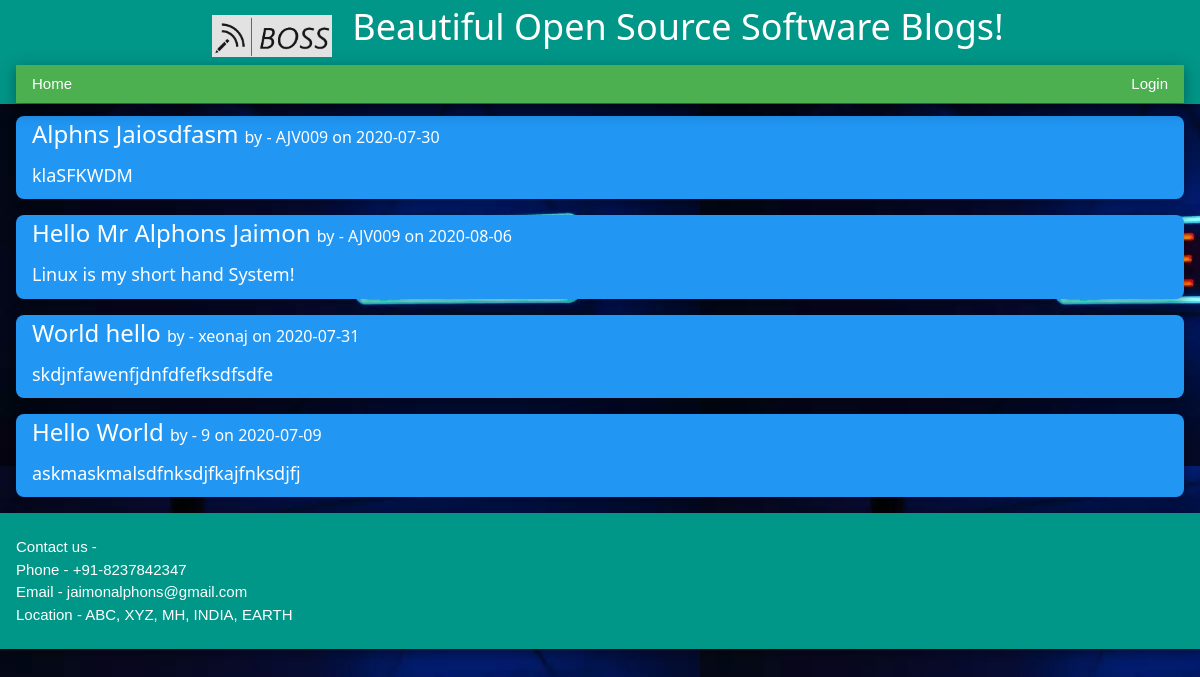
The page / on the database its author committed.
### tables this page shows
CREATE TABLE `posts` (
  `id` int(11) NOT NULL,
  `title` varchar(255) NOT NULL,
  `body` text NOT NULL,
  `created_at` date NOT NULL,
  `username` varchar(255) NOT NULL,
  `likes` int(11) NOT NULL,
  `short` text NOT NULL
);

### index.php (called while the page is built, shortened)
<?php
include_once 'php/pagesetup.php';
include_once 'php/blogpost.php';
pageHead('Home');
blogDisp();
pageFoot();
?>

### php/blogpost.php (the view, shortened to what this page needs)
<?php
function blogDisp(){
    $mysqli = new mysqli("localhost","root","","boss");
    $query = "select * from posts order by id desc";
    $requests = $mysqli -> query($query);
    while ($row=mysqli_fetch_array($requests)) {
        $blog_id=$row['id'];
        $blog_title=$row['title'];
        $blog_author=$row['username'];
        $blog_short=$row['short'];
        $blog_created=$row['created_at'];
        echo '
        <section>
            <a href="article.php?id='.$blog_id.'">
            <div class="w3-container w3-blue w3-card-4 w3-margin w3-round-large">
                <h3 style="display: inline;">'.$blog_title.' </h3><h6 style="display: inline;"> by - '.$blog_author.' on '.$blog_created.'</h6>
                <h5>'.$blog_short.'</h5>
            </div>
            <a>
        </section>
        ';
    }
}
    ?>

### php/pageSetup.php (shortened to what this page needs)
<?php
function pageHead($t) {
	$title = 'BOSS: '.$t;
	$log = 'Login';
	$blogvar = '';
    $pH1 = 'Beautiful Open Source Software Blogs!';
    echo '
	<html>
	<head>
	<title>'.$title.'</title>
	<meta name="viewport" content="width=device-width, initial-scale=1">
	<link rel="stylesheet" href="css/w3.css">
	<link rel="icon" href="images\logo.webp" type="image/x-icon">
	<style>
		body {
			background-image: url("images/c3.webp"); }
	 </style>
	 </head>
	 <body style="padding-top: 100px;">
	 <STYLE>A {text-decoration: none;} </STYLE>
	 <section>
			<div class="w3-top w3-container w3-teal w3-card-4" align=center style="margin-bottom: 500%;">
				<img style="display: inline; width:13%; height:13%;" class="w3-padding" src="images/logo.webp" alt="logo" />
				<h1 style="display: inline;">'.$pH1.'</h1>
				<div class="w3-bar w3-green w3-card-4">
					<a href="index.php" class="w3-bar-item w3-btn w3-mobile w3-hover-pale-green">Home</a>
					<a href="login.php" class="w3-bar-item w3-btn w3-mobile w3-right w3-hover-pale-green">'.$log.'</a>
					'.$blogvar.'
				</div>
			</div>
	</section>
    ';
}
function pageFoot(){
    $phone = '+91-8237842347';
    $email = 'jaimonalphons@gmail.com';
    $location = 'ABC, XYZ, MH, INDIA, EARTH';
    echo '
	<footer class="w3-container w3-teal w3-card-4 w3-padding" >
			<p> Contact us - <br>
			Phone - '.$phone.' <br>
			Email - '.$email.' <br>
			Location - '.$location.'<br></p>
	</footer>
	</body>
    </html>
    ';
}
?>

### css/w3.css (style rules this page uses)
*,*:before,*:after { box-sizing:inherit }
html { -ms-text-size-adjust:100%;-webkit-text-size-adjust:100% }
body { margin:0 }
article,aside,details,figcaption,figure,footer,header,main,menu,nav,section,summary { display:block }
a { background-color:transparent;-webkit-text-decoration-skip:objects }
img { border-style:none }
html,body { font-family:Verdana,sans-serif;font-size:15px;line-height:1.5 }
html { overflow-x:hidden }
h1 { font-size:36px }
h3 { font-size:24px }
h5 { font-size:18px }
h6 { font-size:16px }
h1,h2,h3,h4,h5,h6 { font-family:"Segoe UI",Arial,sans-serif;font-weight:400;margin:10px 0 }
img { vertical-align:middle }
a { color:inherit }
.w3-btn,.w3-button { border:none;display:inline-block;padding:8px 16px;vertical-align:middle;overflow:hidden;text-decoration:none;color:inherit;background-color:inherit;text-align:center;cursor:pointer;white-space:nowrap }
.w3-btn,.w3-button { -webkit-touch-callout:none;-webkit-user-select:none;-khtml-user-select:none;-moz-user-select:none;-ms-user-select:none;user-select:none }
.w3-bar { width:100%;overflow:hidden }
.w3-bar .w3-bar-item { padding:8px 16px;float:left;width:auto;border:none;display:block;outline:0 }
.w3-container:after,.w3-container:before,.w3-panel:after,.w3-panel:before,.w3-row:after,.w3-row:before,.w3-row-padding:after,.w3-row-padding:before, .w3-cell-row:before,.w3-cell-row:after,.w3-clear:after,.w3-clear:before,.w3-bar:before,.w3-bar:after { content:"";display:table;clear:both }
.w3-top,.w3-bottom { position:fixed;width:100%;z-index:1 }
.w3-top { top:0 }
.w3-round-large { border-radius:8px }
.w3-container,.w3-panel { padding:0.01em 16px }
.w3-card-4,.w3-hover-shadow:hover { box-shadow:0 4px 10px 0 rgba(0,0,0,0.2),0 4px 20px 0 rgba(0,0,0,0.19) }
.w3-margin { margin:16px!important }
.w3-padding { padding:8px 16px!important }
.w3-right { float:right!important }
.w3-blue,.w3-hover-blue:hover { color:#fff!important;background-color:#2196F3!important }
.w3-green,.w3-hover-green:hover { color:#fff!important;background-color:#4CAF50!important }
.w3-teal,.w3-hover-teal:hover { color:#fff!important;background-color:#009688!important }

### php/pageSetup.php (style rules this page uses)
body { background-image: url("images/c3.webp"); }
A { text-decoration: none; }

### rows shown on the page
posts: title "Alphns Jaiosdfasm", username "AJV009", created_at "2020-07-30", short "klaSFKWDM"
posts: title "Hello Mr Alphons Jaimon", username "AJV009", created_at "2020-08-06", short "Linux is my short hand System!"
posts: title "World hello", username "xeonaj", created_at "2020-07-31", short "skdjnfawenfjdnfdfefksdfsdfe"
posts: title "Hello World", username "9", created_at "2020-07-09", short "askmaskmalsdfnksdjfkajfnksdjfj"

### other values the page prints
$pH1 "Beautiful Open Source Software Blogs!"
$log "Login"
$phone "+91-8237842347"
$email "jaimonalphons@gmail.com"
$location "ABC, XYZ, MH, INDIA, EARTH"
